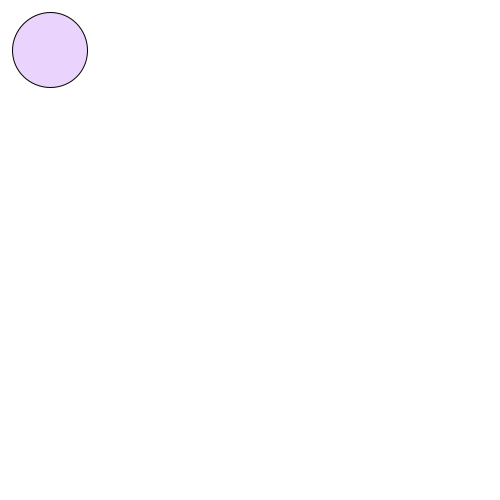
Frame 1 (no input)
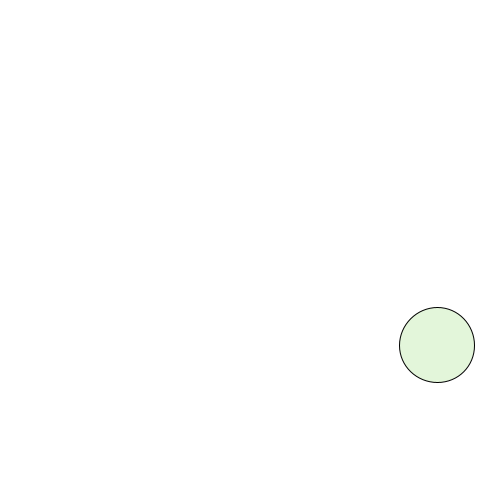
Frame 60 (the mouse pressed at the canvas centre just before this capture)
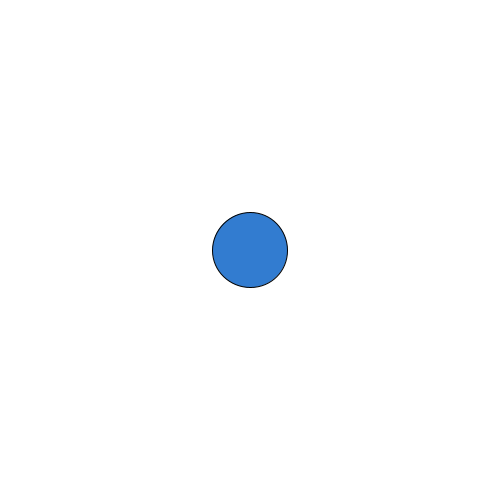
Frame 120 (the mouse held since frame 60 and released just before this capture)

The Processing sketch that drew these frames (run headless with seeded random() and noise(); from frame 60 on, the mouse is pressed at the canvas centre):

// Processing sketch: processing_127564
// ── processing_127564.pde

int x = 50;        // variables
int y = 50;
 
int dx = 9;        // velocity (9,5)
int dy = 5;
 
void setup() {  //setup function called initially, only once
  size(500, 500);
  background(255);  //set background white
 
}
 
void draw() {  //draw function loops
   
  background(255);
   
  fill(random(255), random(255), random(255), random(255));
  ellipse(x,y,75,75);
  x = x + dx;
  y = y + dy;
   
   
  if (mousePressed){
      x = mouseX;
      y = mouseY;
  }
   
   
   
   
   
  if (x > 500) {        // X axis collision
      dx = -9;
  }
  else if (x < 0) {
      dx = 9;
  }
   
  if (y > 500)  {      // Y axis collision
      dy *= -1;        // the same as dy = dy*(-1)
  }
  else if (y < 0) {
      dy *= -1;
  }
}
